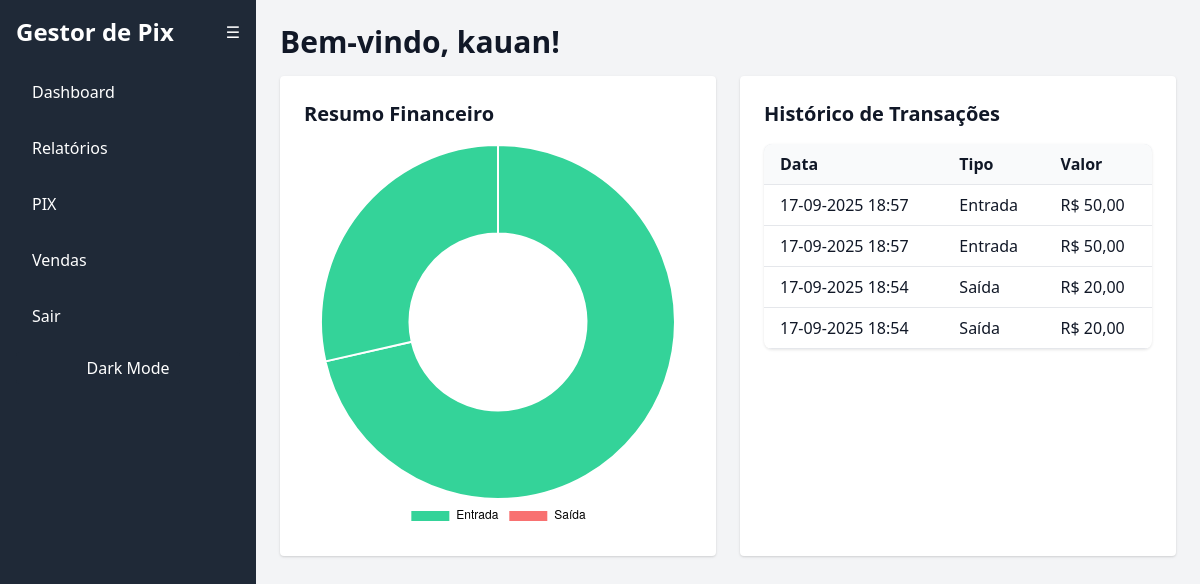
The app's page /usuarios/dashboard/ (signed in), older data.
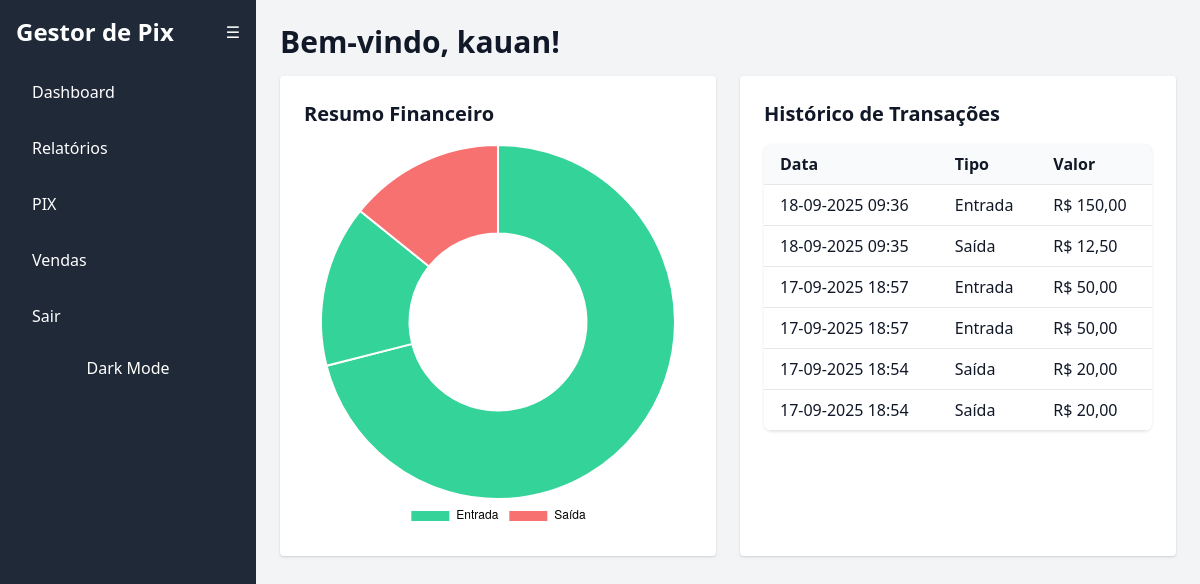
The same page, newer data.
### pix/models.py (models this page shows)
class PixTransaction(models.Model):
    user = models.ForeignKey(settings.AUTH_USER_MODEL, on_delete=models.CASCADE)
    nome_pagador = models.CharField(max_length=255)
    valor = models.DecimalField(max_digits=10, decimal_places=2)
    descricao = models.TextField(blank=True, null=True)
    vencimento = models.DateField(blank=True, null=True)
    code = models.CharField(max_length=255)
    created_at = models.DateTimeField(auto_now_add=True)
    status = models.CharField(max_length=50, default="pendente")

### vendas/models.py (models this page shows, shortened)
class Venda(models.Model):
    cliente = models.CharField(max_length=150)
    produto = models.CharField(max_length=150)
    quantidade = models.PositiveIntegerField()
    valor = models.DecimalField(max_digits=10, decimal_places=2)
    data_venda = models.DateTimeField(auto_now_add=True)
    criado_por = models.ForeignKey(settings.AUTH_USER_MODEL, on_delete=models.CASCADE)
    class Meta:
        ordering = ['-data_venda']  # ordena pela data mais recente

### usuarios/views.py (the view)
# urls.py: path('dashboard/', views.dashboard_view, name='dashboard'),
@login_required
def dashboard_view(request):
    total_entrada = sum(p.valor for p in PixTransaction.objects.all())
    total_saida = sum(v.valor for v in Venda.objects.all())
    transacoes = []
    for p in PixTransaction.objects.all():
        transacoes.append({
            'data': p.created_at,  # <--- aqui
            'tipo': 'Entrada',
            'valor': p.valor
        })
    for v in Venda.objects.all():
        transacoes.append({
            'data': v.data_venda,  # supondo que Venda tem campo 'data'
            'tipo': 'Saída',
            'valor': v.valor
        })
    transacoes = sorted(transacoes, key=lambda x: x['data'], reverse=True)
    context = {
        'total_entrada': total_entrada,
        'total_saida': total_saida,
        'transacoes': transacoes,
    }
    return render(request, 'usuarios/dashboard.html', context)

### usuarios/templates/usuarios/dashboard.html (shortened to what this page needs)
{% extends 'base.html' %}
{% block content %}
<h1 class="text-3xl font-bold mb-4 text-gray-900 dark:text-white">Bem-vindo, {{ user.username }}!</h1>
<div class="grid grid-cols-1 md:grid-cols-2 gap-6">
    <div class="bg-white dark:bg-gray-800 p-6 rounded shadow">
        <h2 class="text-xl font-bold mb-4">Resumo Financeiro</h2>
        <canvas id="financeChart"></canvas>
    </div>
    <div class="bg-white dark:bg-gray-800 p-6 rounded shadow overflow-auto">
        <h2 class="text-xl font-bold mb-4 text-gray-900 dark:text-white">Histórico de Transações</h2>
        <table class="table-auto w-full text-left">
            <thead class="bg-gray-200 dark:bg-gray-700">
                <tr>
                    <th class="px-4 py-2">Data</th>
                    <th class="px-4 py-2">Tipo</th>
                    <th class="px-4 py-2">Valor</th>
                </tr>
            </thead>
            <tbody>
                {% for t in transacoes %}
                <tr class="border-b border-gray-300 dark:border-gray-600 hover:bg-gray-100 dark:hover:bg-gray-700">
                    <td class="px-4 py-2">{{ t.data|date:"d-m-Y H:i" }}</td>
                    <td class="px-4 py-2">{{ t.tipo }}</td>
                    <td class="px-4 py-2">R$ {{ t.valor }}</td>
                </tr>
                {% empty %}
                <tr>
                    <td colspan="3" class="px-4 py-2">Nenhuma transação encontrada.</td>
                </tr>
                {% endfor %}
            </tbody>
        </table>
    </div>
</div>
<script>
    const ctx = document.getElementById('financeChart').getContext('2d');
    const financeChart = new Chart(ctx, {
        type: 'doughnut',
        data: {
            labels: ['Entrada', 'Saída'],
            datasets: [{
                label: 'R$',
                data: [{{ total_entrada }}, {{ total_saida }}],
                backgroundColor: ['#34D399', '#F87171'],
            }]
        },
        options: {
            responsive: true,
            plugins: {
                legend: {
                    position: 'bottom',
                    labels: {
                        color: document.documentElement.classList.contains('dark') ? '#f9fafb' : '#000'
                    }
                }
            }
        }
    });
</script>
{% endblock %}

Row changes from the older to the newer data that the page shows:
added PixTransaction: data "18-09-2025 09:36", valor "150,00"
added Venda: data "18-09-2025 09:35", valor "12,50"
Text that changed along with them:
chart data {{ total_entrada }}: 100,00 → 250,00
chart data {{ total_saida }}: 40,00 → 52,50
new list line: "Entrada R$"
new list line: "Saída R$"
